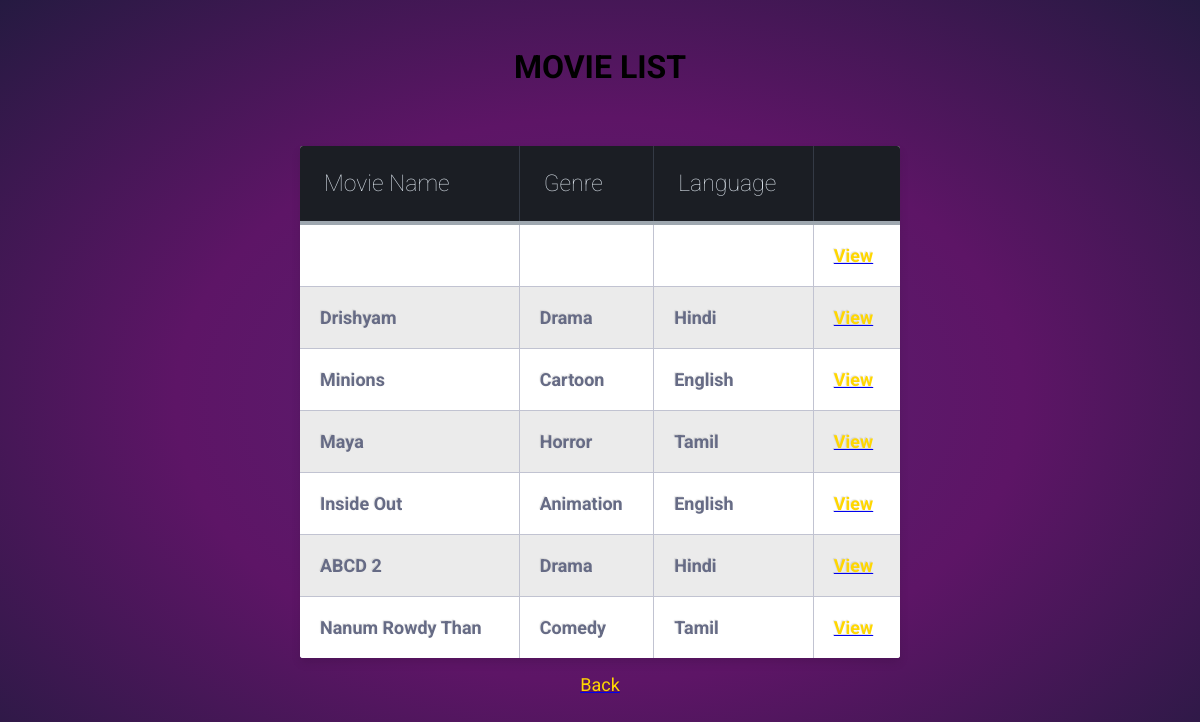
/run.php, run on the app's committed database.
### tables this page shows
CREATE TABLE IF NOT EXISTS `movie` (
  `MovieName` varchar(25) NOT NULL,
  `Genre` varchar(10) NOT NULL,
  `Language` varchar(10) NOT NULL
);

### run.php (the view, shortened to what this page needs)
<?php
$sql="SELECT * FROM movie";
$aResult=mysql_query($sql);
?>
<html>
   <link rel="stylesheet" href="css/style5.css">
        <head>
</head>
<body bgcolor="#990066">
<center>
<br>
 <h1>MOVIE LIST</h1>
      	    <br><br>
<form name="frmForm" id="frmForm" >
<table class="table-fill">
<tr>
<th class="text-left">Movie Name</th>
<th class="text-left">Genre</th>
<th class="text-left">Language</th>
<th class="text-left"></th>
</tr>
<?php
while($rows = mysql_fetch_array($aResult,MYSQL_ASSOC))
{
$MovieName         = $rows['MovieName'];
$Genre          = $rows['Genre'];
$Language         = $rows['Language'];
?>
<tr>
<td class="text-left"><b><?php echo $MovieName;?></font></b></td>
<td class="text-left"><b><?php echo $Genre;?></font></b></td>
<td class="text-left"><b><?php echo $Language;?></font></b></td>
<td class="text-left"><b><a href="movie.php?"><font size="4" color="	#FFD700">View</font></a></b></td>
</tr>
<?php } ?>
</table>
</form>
<a href="book.php?"><font size="4" color="	#FFD700">Back</font></a>
</center>
</body>
</html>

### css/style5.css (style rules this page uses)
body { background-color: #5b2072; background: -webkit-radial-gradient(center, ellipse cover, #5b2072 0%,#5d1566 50%,#251a41 100%); background: -o-radial-gradient(center, ellipse cover, #5b2072 0%,#5d1566 50%,#251a41 100%); background: -ms-radial-gradient(center, ellipse cover, #5b2072 0%,#5d1566 50%,#251a41 100%); background: radial-gradient(ellipse at center, #5b2072 0%,#5d1566 50%,#251a41 100%); filter: progid:DXImageTransform.Microsoft.gradient( startColorstr='#5b2072', endColorstr='#251a41',GradientType=1 ); font-family: "Roboto", helvetica, arial, sans-serif; font-size: 16px; font-weight: 400; text-rendering: optimizeLegibility; }
.table-fill { background: white; border-radius:3px; border-collapse: collapse; height: 320px; margin: auto; max-width: 600px; padding:5px; width: 100%; box-shadow: 0 5px 10px rgba(0, 0, 0, 0.1); animation: float 5s infinite; }
th { color:#D5DDE5;; background:#1b1e24; border-bottom:4px solid #9ea7af; border-right: 1px solid #343a45; font-size:23px; font-weight: 100; padding:24px; text-align:left; text-shadow: 0 1px 1px rgba(0, 0, 0, 0.1); vertical-align:middle; }
th:first-child { border-top-left-radius:3px; }
th:last-child { border-top-right-radius:3px; border-right:none; }
tr { border-top: 1px solid #C1C3D1; border-bottom-: 1px solid #C1C3D1; color:#666B85; font-size:16px; font-weight:normal; text-shadow: 0 1px 1px rgba(256, 256, 256, 0.1); }
tr:first-child { border-top:none; }
tr:last-child { border-bottom:none; }
tr:nth-child(odd) td { background:#EBEBEB; }
tr:last-child td:first-child { border-bottom-left-radius:3px; }
tr:last-child td:last-child { border-bottom-right-radius:3px; }
td { background:#FFFFFF; padding:20px; text-align:left; vertical-align:middle; font-weight:300; font-size:18px; text-shadow: -1px -1px 1px rgba(0, 0, 0, 0.1); border-right: 1px solid #C1C3D1; }
td:last-child { border-right: 0px; }
th.text-left { text-align: left; }
td.text-left { text-align: left; }

### data on the page
movie: MovieName "Drishyam", Genre "Drama", Language "Hindi"
movie: MovieName "Minions", Genre "Cartoon", Language "English"
movie: MovieName "Maya", Genre "Horror", Language "Tamil"
movie: MovieName "Inside Out", Genre "Animation", Language "English"
movie: MovieName "ABCD 2", Genre "Drama", Language "Hindi"
movie: MovieName "Nanum Rowdy Than", Genre "Comedy", Language "Tamil"
